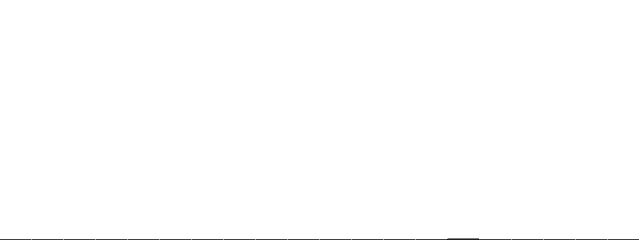
Frame 1 (no input)
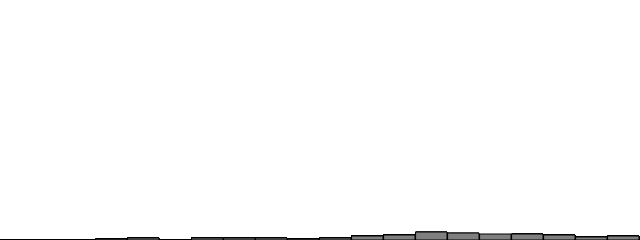
Frame 60 (no input)
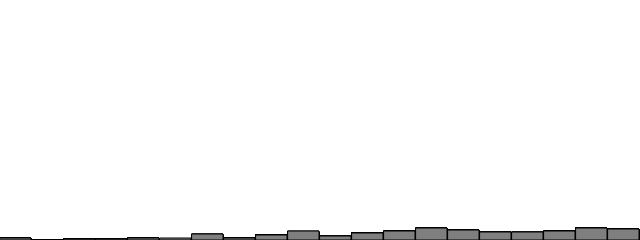
Frame 120 (the mouse pressed at the canvas centre since frame 60)

The p5.js sketch that drew these frames (run headless with seeded random() and noise() and a simulated clock; from frame 60 on, the mouse is pressed at the canvas centre):

// p5.js sketch
// ── sketch.js
// Nature of Code - Example 0.5: An Accept-Reject Distribution
//
// Implements a Monte Carlo "accept-reject" algorithm to produce a
// non-uniform distribution where higher values are more likely to be
// picked than lower ones. The distribution follows y = x: a value's
// probability of being accepted equals the value itself.
//

let randomCounts = [];
const totalBuckets = 20;

function setup() {
  createCanvas(640, 240);
  for (let i = 0; i < totalBuckets; i++) {
    randomCounts[i] = 0;
  }
}

function draw() {

  // Pick a bucket using accept-reject instead of plain random
  const index = floor(acceptReject() * randomCounts.length);
  randomCounts[index]++;

  stroke(0);
  fill(127);
  const w = width / randomCounts.length;
  for (let x = 0; x < randomCounts.length; x++) {
    rect(x * w, height - randomCounts[x], w - 1, randomCounts[x]);
  }
}

// Accept-reject algorithm: returns a value from 0 to 1, with higher
// values more likely than lower ones (probability = value).
function acceptReject() {
  while (true) {
    const r1 = random(1);        // Candidate value
    const probability = r1;       // Its acceptance probability is itself
    const r2 = random(1);         // A second random "qualifier"
    if (r2 < probability) {
      return r1;                  // Accept it
    }
    // Otherwise loop and try again
  }
}
